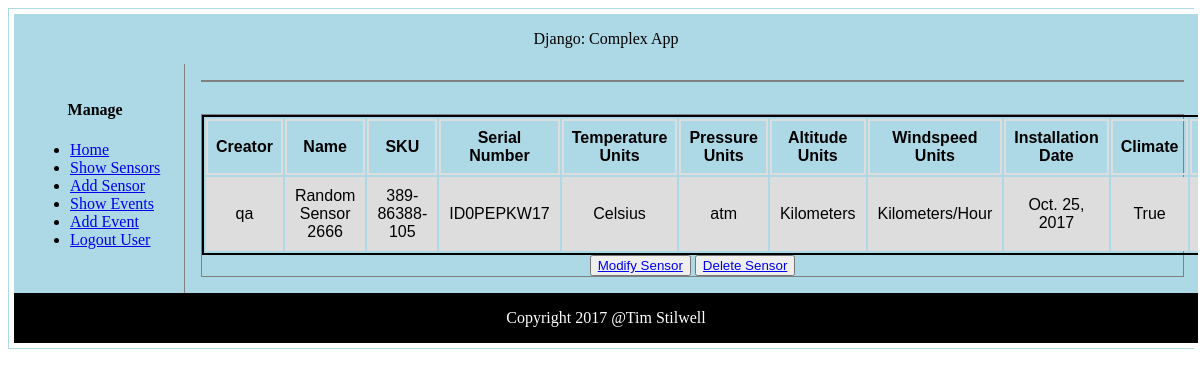
/complex/sensors/3/ (signed in), run on an earlier commit of the app's database.
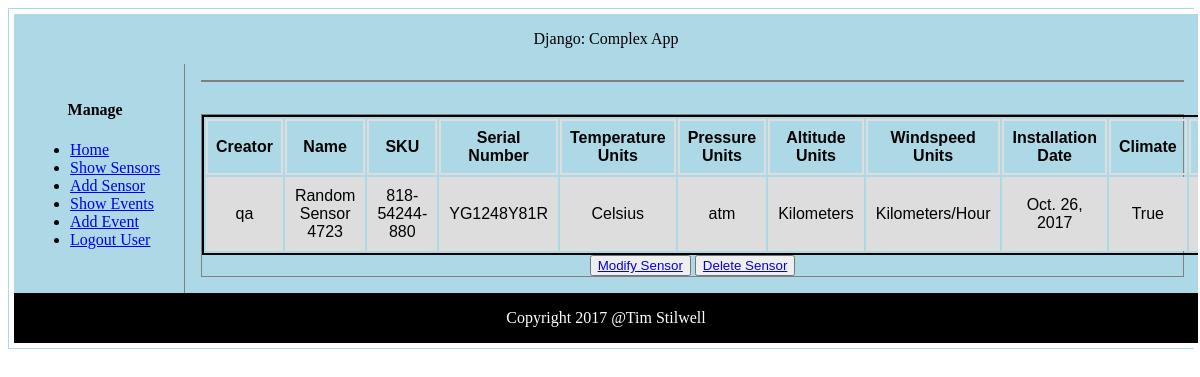
And on a later commit of the database.
### complex/models.py (models this page shows, shortened)
class Sensor(models.Model):
    FAHRENHEIT = 0
    CELSIUS = 1
    TEMPERATURE_UNITS = (
        (FAHRENHEIT, 'Fahrenheit'),
        (CELSIUS, 'Celsius')
    )
    PSI = 2
    ATM = 3
    PRESSURE_UNITS = (
        (PSI, 'psi'),
        (ATM, 'atm')
    )
    MILES = 4
    KILOMETERS = 5
    ALTITUDE_UNITS = (
        (MILES, 'Miles'),
        (KILOMETERS, 'Kilometers')
    )
    MILES_PER_HOUR = 6
    KILOMETERS_PER_HOUR = 7
    WINDSPEED_UNITS = (
        (MILES_PER_HOUR, 'Miles/Hour'),
        (KILOMETERS_PER_HOUR, 'Kilometers/Hour')
    )
    created_by = models.ForeignKey(User,
                                   on_delete=models.CASCADE)
    name = models.CharField(max_length=20,
                            null=False,
                            blank=False,
                            unique=False)
    sku = models.CharField(max_length=20,
                           null=False,
                           blank=False,
                           unique=False)
    serial_no = models.CharField(max_length=20,
                                 null=False,
                                 blank=False,
                                 unique=True)
    temp_units = models.SmallIntegerField(choices=TEMPERATURE_UNITS,
                                          default=CELSIUS)
    pressure_units = models.SmallIntegerField(choices=PRESSURE_UNITS,
                                              default=ATM)
    alt_units = models.SmallIntegerField(choices=ALTITUDE_UNITS,
                                         default=KILOMETERS)
    ws_units = models.SmallIntegerField(choices=WINDSPEED_UNITS,
                                         default=KILOMETERS_PER_HOUR)
    installed = models.DateField(auto_now_add=True)
    climate = models.BooleanField(default=True)
    camera = models.BooleanField(default=False)
    link = models.URLField(max_length=30,
                           null=True,
                           blank=False)
    ulink = models.URLField(max_length=30,
                            null=True,
                            blank=False)
    dlink = models.URLField(max_length=30,
                            null=True,
                            blank=False)
    class Meta:
        ordering = ['id']

### complex/views.py (the view, shortened to what this page needs)
class SensorDetailView(DetailView):
    context_object_name = 'sensor'
    http_method_not_allowed = ['delete', 'patch', 'post', 'put']
    model = Sensor
    template_name = 'complex/sensor_detail.html'
    def get_object(self, queryset=None):
        sensor = Sensor.objects.get(pk=self.kwargs['pk'],
                                    created_by=self.request.user)
        sensor.temp_units = sensor.get_temp_units_display()
        sensor.pressure_units = sensor.get_pressure_units_display()
        sensor.alt_units = sensor.get_alt_units_display()
        sensor.ws_units = sensor.get_ws_units_display()
        return sensor

### complex/templates/complex/sensor_detail.html
{% extends "complex/base.html" %}
{% block table %}
    <table id="detail">
        <tr>
            <th>Creator</th>
            <th>Name</th>
            <th>SKU</th>
            <th>Serial Number</th>
            <th>Temperature Units</th>
            <th>Pressure Units</th>
            <th>Altitude Units</th>
            <th>Windspeed Units</th>
            <th>Installation Date</th>
            <th>Climate</th>
            <th>Camera</th>
        </tr>
        <tr>
            <td>{{ sensor.created_by }}</td>
            <td>{{ sensor.name }}</td>
            <td>{{ sensor.sku }}</td>
            <td>{{ sensor.serial_no }}</td>
            <td>{{ sensor.temp_units }}</td>
            <td>{{ sensor.pressure_units }}</td>
            <td>{{ sensor.alt_units }}</td>
            <td>{{ sensor.ws_units }}</td>
            <td>{{ sensor.installed }}</td>
            <td>{{ sensor.climate }}</td>
            <td>{{ sensor.camera }}</td>
        </tr>
    </table>
    {% if sensor.name %}
        <button type="button">
            <a href="{{ sensor.ulink }}">Modify Sensor</a>
        </button>
        <button type="button">
            <a href="{{ sensor.dlink }}">Delete Sensor</a>
        </button>
    {% endif %}
{% endblock %}

What changed in the data, as far as the page shows it:
changed Sensor "Celsius": name "Random Sensor 2666" → "Random Sensor 4723"; sku "389-86388-105" → "818-54244-880"; serial_no "ID0PEPKW17" → "YG1248Y81R"; installed "Oct. 25, 2017" → "Oct. 26, 2017"
